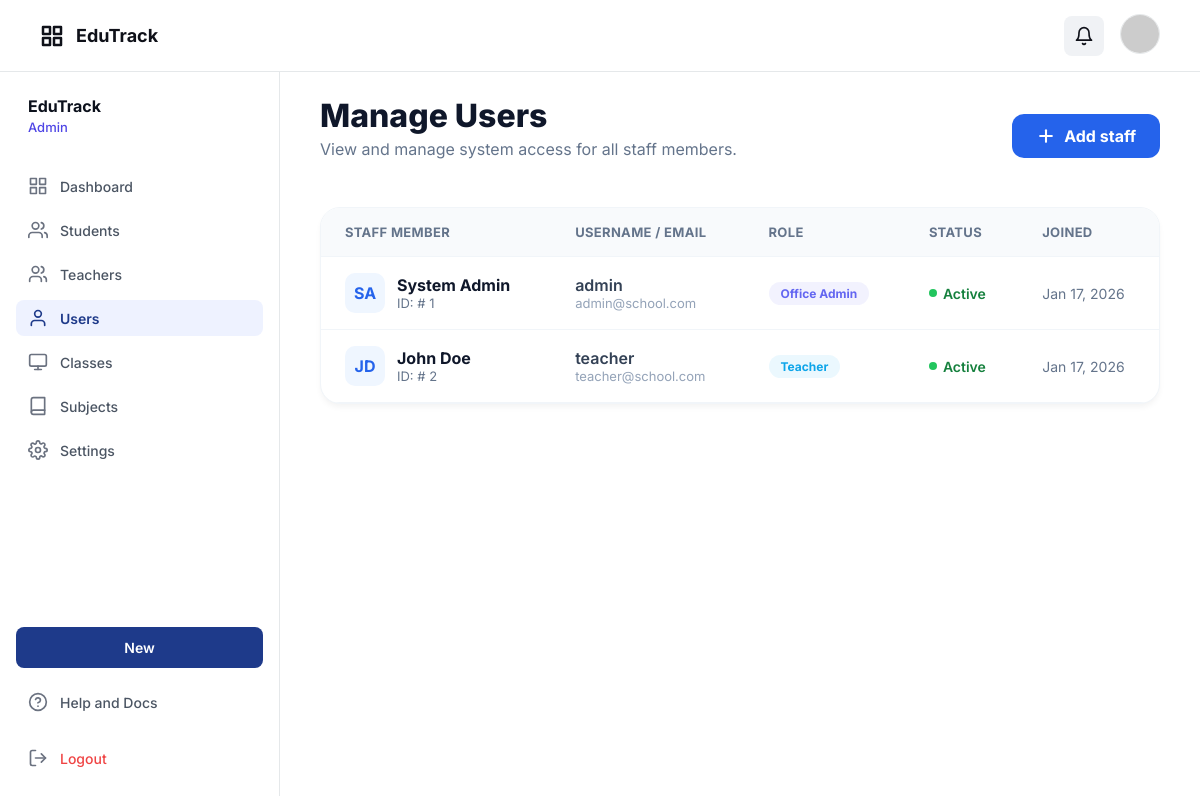
Screenshot of /school_app/index.php?controller=user&action=index (signed in) with the database file from the repository.
### tables this page shows
CREATE TABLE users (
  id BIGINT UNSIGNED NOT NULL AUTO_INCREMENT,
  username VARCHAR(50) NOT NULL,
  email VARCHAR(120) NULL,
  password_hash VARCHAR(255) NOT NULL,
  first_name VARCHAR(80) NOT NULL,
  last_name VARCHAR(80) NOT NULL,
  is_active TINYINT(1) NOT NULL DEFAULT 1,

  created_at TIMESTAMP NOT NULL DEFAULT CURRENT_TIMESTAMP,
  updated_at TIMESTAMP NOT NULL DEFAULT CURRENT_TIMESTAMP ON UPDATE CURRENT_TIMESTAMP,

  PRIMARY KEY (id),
  UNIQUE KEY uq_users_username (username),
  UNIQUE KEY uq_users_email (email)
);

CREATE TABLE roles (
  id TINYINT UNSIGNED NOT NULL AUTO_INCREMENT,
  name VARCHAR(40) NOT NULL,  
  description VARCHAR(255) NULL,
  PRIMARY KEY (id),
  UNIQUE KEY uq_roles_name (name)
);

### school_app/controllers/UserController.php (called while the page is built, shortened)
<?php
require_once __DIR__ . '/../models/User.php';
class UserController
{
    public function index()
    {
        $users = User::getAll();
        render_view('views/admin/users/index.php', ['users' => $users]);
    }
}

### school_app/models/User.php (called while the page is built, shortened)
<?php
class User extends Model
{
    public static function getAll($filters = [])
    {
        $db = Database::connect();
        $sql = "SELECT
                    u.*,
                    r.id as role_id,
                    r.name as role_name,
                    r.description as role_description
                FROM users u
                LEFT JOIN user_roles ur ON u.id = ur.user_id
                LEFT JOIN roles r ON ur.role_id = r.id
                WHERE 1=1";
        $params = [];
        $sql .= " ORDER BY u.last_name, u.first_name";
        $stmt = $db->prepare($sql);
        $stmt->execute($params);
        return $stmt->fetchAll(PDO::FETCH_OBJ);
    }
}

### school_app/views/admin/users/index.php (the view, shortened to what this page needs)
<?php
$users = $data['users'] ?? [];
?>
<div class="user-list-header"
    style="margin-bottom: 32px; display: flex; justify-content: space-between; align-items: center;">
    <div>
        <h1 style="font-size: 32px; font-weight: 800; color: #0f172a; margin: 0;">Manage Users</h1>
        <p style="color: #64748b; margin-top: 4px;">View and manage system access for all staff members.</p>
    </div>
    <a href="index.php?controller=user&action=add" class="add-user-btn"
        style="background: #2563eb; color: white; padding: 12px 24px; border-radius: 12px; font-weight: 700; text-decoration: none; display: flex; align-items: center; gap: 8px; transition: all 0.2s;">
        <svg width="20" height="20" viewBox="0 0 24 24" fill="none" stroke="currentColor" stroke-width="2.5"
            stroke-linecap="round" stroke-linejoin="round">
            <line x1="12" y1="5" x2="12" y2="19"></line>
            <line x1="5" y1="12" x2="19" y2="12"></line>
        </svg>
        Add staff
    </a>
</div>
<div class="user-table-card"
    style="background: white; border-radius: 20px; border: 1px solid #f1f5f9; box-shadow: 0 4px 6px -1px rgb(0 0 0 / 0.05); overflow: hidden;">
    <div style="overflow-x: auto;">
        <table style="width: 100%; border-collapse: collapse; text-align: left;">
            <thead>
                <tr style="background: #f8fafc; border-bottom: 1px solid #f1f5f9;">
                    <th
                        style="padding: 16px 24px; font-size: 13px; font-weight: 700; color: #64748b; text-transform: uppercase; letter-spacing: 0.025em;">
                        Staff Member</th>
                    <th
                        style="padding: 16px 24px; font-size: 13px; font-weight: 700; color: #64748b; text-transform: uppercase; letter-spacing: 0.025em;">
                        Username / Email</th>
                    <th
                        style="padding: 16px 24px; font-size: 13px; font-weight: 700; color: #64748b; text-transform: uppercase; letter-spacing: 0.025em;">
                        Role</th>
                    <th
                        style="padding: 16px 24px; font-size: 13px; font-weight: 700; color: #64748b; text-transform: uppercase; letter-spacing: 0.025em;">
                        Status</th>
                    <th
                        style="padding: 16px 24px; font-size: 13px; font-weight: 700; color: #64748b; text-transform: uppercase; letter-spacing: 0.025em;">
                        Joined</th>
                </tr>
            </thead>
            <tbody style="color: #1e293b;">
                <?php if (empty($users)): ?>
                    <tr>
                        <td colspan="5" style="padding: 48px; text-align: center; color: #94a3b8; font-style: italic;">No
                            users found in the system.</td>
                    </tr>
                <?php else: ?>
                    <?php foreach ($users as $user): ?>
                        <tr style="border-bottom: 1px solid #f1f5f9; transition: background 0.2s;">
                            <td style="padding: 16px 24px;">
                                <div style="display: flex; align-items: center; gap: 12px;">
                                    <div
                                        style="width: 40px; height: 40px; background: #eff6ff; border-radius: 10px; display: flex; align-items: center; justify-content: center; color: #2563eb; font-weight: 700;">
                                        <?php echo strtoupper(substr($user->first_name, 0, 1) . substr($user->last_name, 0, 1)); ?>
                                    </div>
                                    <div>
                                        <div style="font-weight: 700; color: #0f172a;">
                                            <?php echo htmlspecialchars($user->first_name . ' ' . $user->last_name); ?>
                                        </div>
                                        <div style="font-size: 13px; color: #64748b;">ID: #
                                            <?php echo $user->id; ?>
                                        </div>
                                    </div>
                                </div>
                            </td>
                            <td style="padding: 16px 24px;">
                                <div style="font-weight: 600; color: #334155;">
                                    <?php echo htmlspecialchars($user->username); ?>
                                </div>
                                <div style="font-size: 13px; color: #94a3b8;">
                                    <?php echo htmlspecialchars($user->email); ?>
                                </div>
                            </td>
                            <td style="padding: 16px 24px;">
                                <?php
                                $roleColor = ($user->role_name === 'OFFICE_ADMIN') ? '#6366f1' : '#0ea5e9';
                                $roleLabel = ($user->role_name === 'OFFICE_ADMIN') ? 'Office Admin' : 'Teacher';
                                ?>
                                <span
                                    style="display: inline-flex; padding: 4px 12px; border-radius: 9999px; font-size: 12px; font-weight: 700; background: <?php echo $roleColor; ?>15; color: <?php echo $roleColor; ?>;">
                                    <?php echo $roleLabel; ?>
                                </span>
                            </td>
                            <td style="padding: 16px 24px;">
                                <div style="display: flex; align-items: center; gap: 6px;">
                                    <div
                                        style="width: 8px; height: 8px; border-radius: 50%; background: <?php echo $user->is_active ? '#22c55e' : '#94a3b8'; ?>;">
                                    </div>
                                    <span
                                        style="font-size: 14px; font-weight: 600; color: <?php echo $user->is_active ? '#15803d' : '#64748b'; ?>;">
                                        <?php echo $user->is_active ? 'Active' : 'Inactive'; ?>
                                    </span>
                                </div>
                            </td>
                            <td style="padding: 16px 24px; font-size: 14px; color: #64748b;">
                                <?php echo date('M j, Y', strtotime($user->created_at)); ?>
                            </td>
                        </tr>
                    <?php endforeach; ?>
                <?php endif; ?>
            </tbody>
        </table>
    </div>
</div>

### school_app/assets/css/app.css (style rules this page uses)
:root { --primary: #1e3a89; --primary-light: #e8eaf2; --bg-main: #f9f9f9; --bg-white: #ffffff; --text-main: #0f1119; --text-muted: #546691; --text-dark: #0c111c; --border-color: #e5e8ea; --border-input: #d1d6e5; --error: #ef4444; --success: #10b981; --spacing-xs: 4px; --spacing-sm: 8px; --spacing-md: 12px; --spacing-lg: 16px; --spacing-xl: 20px; --spacing-2xl: 24px; --spacing-4xl: 40px; --font-family: "Inter", -apple-system, BlinkMacSystemFont, "Segoe UI", Roboto, sans-serif; --font-size-xs: 12px; --font-size-sm: 14px; --font-size-md: 16px; --font-size-lg: 18px; --font-size-xl: 24px; --font-size-2xl: 28px; --font-size-3xl: 32px; }
* { -webkit-font-smoothing: antialiased; box-sizing: border-box; }
html, body { margin: 0; padding: 0; height: 100%; font-family: var(--font-family); background-color: var(--bg-white); color: var(--text-main); }
a { text-decoration: none; color: inherit; }

### rows the page displays
users: first_name+last_name "SA", first_name+last_name "System Admin", id "1", username "admin", email "admin@school.com", roles.name "Office Admin", is_active 1 (drawn), created_at "Jan 17, 2026"
users: first_name+last_name "JD", first_name+last_name "John Doe", id "2", username "teacher", email "teacher@school.com", roles.name "Teacher", is_active 1 (drawn), created_at "Jan 17, 2026"

### other values shown
$displayRole "Admin"
